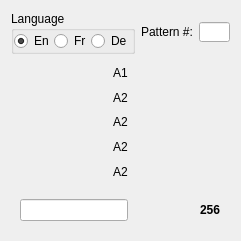
   <widget class="QWidget" name="miniCalcWidget" native="true">
    <property name="geometry">
     <rect>
      <x>0</x>
      <y>0</y>
      <width>241</width>
      <height>241</height>
     </rect>
    </property>
    <layout class="QVBoxLayout" name="verticalLayout_2">
     <item>
      <widget class="QWidget" name="widget" native="true">
       <property name="sizePolicy">
        <sizepolicy hsizetype="Preferred" vsizetype="Minimum">
         <horstretch>0</horstretch>
         <verstretch>0</verstretch>
        </sizepolicy>
       </property>
       <layout class="QHBoxLayout" name="horizontalLayout_5">
        <property name="leftMargin">
         <number>0</number>
        </property>
        <property name="topMargin">
         <number>0</number>
        </property>
        <property name="rightMargin">
         <number>0</number>
        </property>
        <property name="bottomMargin">
         <number>0</number>
        </property>
        <item>
         <widget class="QGroupBox" name="miniLanguageBox">
          <property name="sizePolicy">
           <sizepolicy hsizetype="Minimum" vsizetype="Fixed">
            <horstretch>0</horstretch>
            <verstretch>0</verstretch>
           </sizepolicy>
          </property>
          <property name="title">
           <string>Language</string>
          </property>
          <layout class="QHBoxLayout" name="horizontalLayout_6">
           <property name="spacing">
            <number>0</number>
           </property>
           <property name="leftMargin">
            <number>0</number>
           </property>
           <property name="topMargin">
            <number>0</number>
           </property>
           <property name="rightMargin">
            <number>0</number>
           </property>
           <property name="bottomMargin">
            <number>0</number>
           </property>
           <item>
            <widget class="QRadioButton" name="miniEnRadioButton">
             <property name="sizePolicy">
              <sizepolicy hsizetype="Minimum" vsizetype="Minimum">
               <horstretch>0</horstretch>
               <verstretch>0</verstretch>
              </sizepolicy>
             </property>
             <property name="text">
              <string>En</string>
             </property>
             <property name="checked">
              <bool>true</bool>
             </property>
            </widget>
           </item>
           <item>
            <widget class="QRadioButton" name="miniFrRadioButton">
             <property name="sizePolicy">
              <sizepolicy hsizetype="Minimum" vsizetype="Minimum">
               <horstretch>0</horstretch>
               <verstretch>0</verstretch>
              </sizepolicy>
             </property>
             <property name="text">
              <string>Fr</string>
             </property>
            </widget>
           </item>
           <item>
            <widget class="QRadioButton" name="miniDeRadioButton">
             <property name="sizePolicy">
              <sizepolicy hsizetype="Minimum" vsizetype="Minimum">
               <horstretch>0</horstretch>
               <verstretch>0</verstretch>
              </sizepolicy>
             </property>
             <property name="text">
              <string>De</string>
             </property>
            </widget>
           </item>
          </layout>
         </widget>
        </item>
        <item>
         <spacer name="horizontalSpacer_3">
          <property name="orientation">
           <enum>Qt::Horizontal</enum>
          </property>
          <property name="sizeType">
           <enum>QSizePolicy::Expanding</enum>
          </property>
          <property name="sizeHint" stdset="0">
           <size>
            <width>40</width>
            <height>20</height>
           </size>
          </property>
         </spacer>
        </item>
        <item>
         <widget class="QLabel" name="minipatternNumLabel">
          <property name="sizePolicy">
           <sizepolicy hsizetype="Fixed" vsizetype="Fixed">
            <horstretch>0</horstretch>
            <verstretch>0</verstretch>
           </sizepolicy>
          </property>
          <property name="text">
           <string>Pattern #:</string>
          </property>
         </widget>
        </item>
        <item>
         <widget class="QLineEdit" name="minipatternNumInput">
          <property name="sizePolicy">
           <sizepolicy hsizetype="Fixed" vsizetype="Fixed">
            <horstretch>0</horstretch>
            <verstretch>0</verstretch>
           </sizepolicy>
          </property>
          <property name="maximumSize">
           <size>
            <width>31</width>
            <height>20</height>
           </size>
          </property>
          <property name="clearButtonEnabled">
           <bool>false</bool>
          </property>
         </widget>
        </item>
       </layout>
      </widget>
     </item>
     <item>
      <widget class="QWidget" name="miniAnswers" native="true">
       <property name="sizePolicy">
        <sizepolicy hsizetype="MinimumExpanding" vsizetype="MinimumExpanding">
         <horstretch>0</horstretch>
         <verstretch>0</verstretch>
        </sizepolicy>
       </property>
       <layout class="QVBoxLayout" name="questionGrid_2">
        <property name="spacing">
         <number>0</number>
        </property>
        <property name="leftMargin">
         <number>0</number>
        </property>
        <property name="topMargin">
         <number>0</number>
        </property>
        <property name="rightMargin">
         <number>0</number>
        </property>
        <property name="bottomMargin">
         <number>0</number>
        </property>
        <item>
         <widget class="QRightClickButton" name="MiniAns_1">
          <property name="sizePolicy">
           <sizepolicy hsizetype="Minimum" vsizetype="Fixed">
            <horstretch>0</horstretch>
            <verstretch>0</verstretch>
           </sizepolicy>
          </property>
          <property name="maximumSize">
           <size>
            <width>16777215</width>
            <height>500</height>
           </size>
          </property>
          <property name="font">
           <font>
            <strikeout>false</strikeout>
           </font>
          </property>
          <property name="text">
           <string>A1</string>
          </property>
          <property name="iconSize">
           <size>
            <width>0</width>
            <height>0</height>
           </size>
          </property>
          <property name="checkable">
           <bool>false</bool>
          </property>
          <property name="autoDefault">
           <bool>false</bool>
          </property>
          <property name="default">
           <bool>true</bool>
          </property>
          <property name="flat">
           <bool>true</bool>
          </property>
         </widget>
        </item>
        <item>
         <widget class="QRightClickButton" name="MiniAns_2">
          <property name="sizePolicy">
           <sizepolicy hsizetype="Minimum" vsizetype="Fixed">
            <horstretch>0</horstretch>
            <verstretch>0</verstretch>
           </sizepolicy>
          </property>
          <property name="maximumSize">
           <size>
            <width>16777215</width>
            <height>500</height>
           </size>
          </property>
          <property name="font">
           <font>
            <strikeout>false</strikeout>
           </font>
          </property>
          <property name="text">
           <string>A2</string>
          </property>
          <property name="iconSize">
           <size>
            <width>0</width>
            <height>0</height>
           </size>
          </property>
          <property name="checkable">
           <bool>false</bool>
          </property>
          <property name="autoDefault">
           <bool>false</bool>
          </property>
          <property name="default">
           <bool>true</bool>
          </property>
          <property name="flat">
           <bool>true</bool>
          </property>
         </widget>
        </item>
        <item>
         <widget class="QRightClickButton" name="MiniAns_3">
          <property name="sizePolicy">
           <sizepolicy hsizetype="Minimum" vsizetype="Fixed">
            <horstretch>0</horstretch>
            <verstretch>0</verstretch>
           </sizepolicy>
          </property>
          <property name="maximumSize">
           <size>
            <width>16777215</width>
            <height>500</height>
           </size>
          </property>
          <property name="font">
           <font>
            <strikeout>false</strikeout>
           </font>
          </property>
          <property name="text">
           <string>A2</string>
          </property>
          <property name="iconSize">
           <size>
            <width>0</width>
            <height>0</height>
           </size>
          </property>
          <property name="checkable">
           <bool>false</bool>
          </property>
          <property name="autoDefault">
           <bool>false</bool>
          </property>
          <property name="default">
           <bool>true</bool>
          </property>
          <property name="flat">
           <bool>true</bool>
          </property>
         </widget>
        </item>
        <item>
         <widget class="QRightClickButton" name="MiniAns_4">
          <property name="sizePolicy">
           <sizepolicy hsizetype="Minimum" vsizetype="Fixed">
            <horstretch>0</horstretch>
            <verstretch>0</verstretch>
           </sizepolicy>
          </property>
          <property name="maximumSize">
           <size>
            <width>16777215</width>
            <height>500</height>
           </size>
          </property>
          <property name="font">
           <font>
            <strikeout>false</strikeout>
           </font>
          </property>
          <property name="text">
           <string>A2</string>
          </property>
          <property name="iconSize">
           <size>
            <width>0</width>
            <height>0</height>
           </size>
          </property>
          <property name="checkable">
           <bool>false</bool>
          </property>
          <property name="autoDefault">
           <bool>false</bool>
          </property>
          <property name="default">
           <bool>true</bool>
          </property>
          <property name="flat">
           <bool>true</bool>
          </property>
         </widget>
        </item>
        <item>
         <widget class="QRightClickButton" name="MiniAns_5">
          <property name="sizePolicy">
           <sizepolicy hsizetype="Minimum" vsizetype="Fixed">
            <horstretch>0</horstretch>
            <verstretch>0</verstretch>
           </sizepolicy>
          </property>
          <property name="maximumSize">
           <size>
            <width>16777215</width>
            <height>500</height>
           </size>
          </property>
          <property name="font">
           <font>
            <strikeout>false</strikeout>
           </font>
          </property>
          <property name="text">
           <string>A2</string>
          </property>
          <property name="iconSize">
           <size>
            <width>0</width>
            <height>0</height>
           </size>
          </property>
          <property name="checkable">
           <bool>false</bool>
          </property>
          <property name="autoDefault">
           <bool>false</bool>
          </property>
          <property name="default">
           <bool>true</bool>
          </property>
          <property name="flat">
           <bool>true</bool>
          </property>
         </widget>
        </item>
       </layout>
      </widget>
     </item>
     <item>
      <widget class="QWidget" name="widget_5" native="true">
       <property name="sizePolicy">
        <sizepolicy hsizetype="Preferred" vsizetype="Minimum">
         <horstretch>0</horstretch>
         <verstretch>0</verstretch>
        </sizepolicy>
       </property>
       <layout class="QHBoxLayout" name="horizontalLayout_7">
        <property name="spacing">
         <number>0</number>
        </property>
        <property name="leftMargin">
         <number>9</number>
        </property>
        <property name="topMargin">
         <number>9</number>
        </property>
        <property name="rightMargin">
         <number>9</number>
        </property>
        <property name="bottomMargin">
         <number>9</number>
        </property>
        <item>
         <widget class="QLineEdit" name="MiniStringSearch"/>
        </item>
        <item>
         <spacer name="horizontalSpacer_4">
          <property name="orientation">
           <enum>Qt::Horizontal</enum>
          </property>
          <property name="sizeType">
           <enum>QSizePolicy::MinimumExpanding</enum>
          </property>
          <property name="sizeHint" stdset="0">
           <size>
            <width>40</width>
            <height>20</height>
           </size>
          </property>
         </spacer>
        </item>
        <item>
         <widget class="QLabel" name="miniremainingPatterns">
          <property name="sizePolicy">
           <sizepolicy hsizetype="Fixed" vsizetype="Fixed">
            <horstretch>0</horstretch>
            <verstretch>0</verstretch>
           </sizepolicy>
          </property>
          <property name="font">
           <font>
            <weight>75</weight>
            <bold>true</bold>
            <underline>false</underline>
           </font>
          </property>
          <property name="text">
           <string>256</string>
          </property>
         </widget>
        </item>
       </layout>
      </widget>
     </item>
    </layout>
    <zorder>fullCalcWidget</zorder>
    <zorder>horizontalLayoutWidget</zorder>
    <zorder>miniAnswers</zorder>
    <zorder>widget</zorder>
    <zorder>widget_5</zorder>
   </widget>
